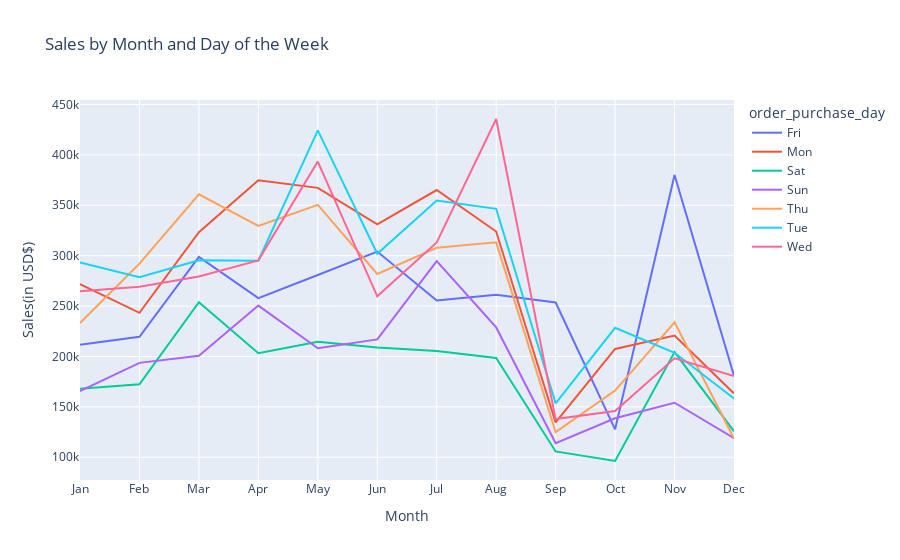

The code cell stored with this chart in its notebook:
### Code cell
import plotly.express as px

df = sales_per_purchase_month
fig = px.line(df, x="order_purchase_mon", y="payment_value", color='order_purchase_day', title='Sales Each Month & Each DayofWeek')

fig.update_layout(
    title="Sales by Month and Day of the Week",
    xaxis_title="Month",
    yaxis_title="Sales(in USD$)",
)
fig.show()

### Figure 1 — Plotly figure (JSON) as saved in the notebook; plotly's stock layout.template omitted (floating-point values rounded to 4 significant figures)
{"data": [{"hovertemplate": "order_purchase_day=Fri<br>order_purchase_mon=%{x}<br>payment_value=%{y}<extra></extra>", "legendgroup": "Fri", "line": {"color": "#636efa", "dash": "solid"}, "mode": "lines", "name": "Fri", "orientation": "v", "showlegend": true, "type": "scatter", "x": ["Jan", "Feb", "Mar", "Apr", "May", "Jun", "Jul", "Aug", "Sep", "Oct", "Nov", "Dec"], "xaxis": "x", "y": [211600.0, 219500.0, 298800.0, 257900.0, 280800.0, 304100.0, 255600.0, 261200.0, 253500.0, 127700.0, 380100.0, 181000.0], "yaxis": "y"}, {"hovertemplate": "order_purchase_day=Mon<br>order_purchase_mon=%{x}<br>payment_value=%{y}<extra></extra>", "legendgroup": "Mon", "line": {"color": "#EF553B", "dash": "solid"}, "mode": "lines", "name": "Mon", "orientation": "v", "showlegend": true, "type": "scatter", "x": ["Jan", "Feb", "Mar", "Apr", "May", "Jun", "Jul", "Aug", "Sep", "Oct", "Nov", "Dec"], "xaxis": "x", "y": [271700.0, 243300.0, 323200.0, 374900.0, 367300.0, 331100.0, 365100.0, 324000.0, 134500.0, 207400.0, 220800.0, 163300.0], "yaxis": "y"}, {"hovertemplate": "order_purchase_day=Sat<br>order_purchase_mon=%{x}<br>payment_value=%{y}<extra></extra>", "legendgroup": "Sat", "line": {"color": "#00cc96", "dash": "solid"}, "mode": "lines", "name": "Sat", "orientation": "v", "showlegend": true, "type": "scatter", "x": ["Jan", "Feb", "Mar", "Apr", "May", "Jun", "Jul", "Aug", "Sep", "Oct", "Nov", "Dec"], "xaxis": "x", "y": [167900.0, 172400.0, 253900.0, 203200.0, 214600.0, 208800.0, 205400.0, 198600.0, 105800.0, 96270.0, 204300.0, 125700.0], "yaxis": "y"}, {"hovertemplate": "order_purchase_day=Sun<br>order_purchase_mon=%{x}<br>payment_value=%{y}<extra></extra>", "legendgroup": "Sun", "line": {"color": "#ab63fa", "dash": "solid"}, "mode": "lines", "name": "Sun", "orientation": "v", "showlegend": true, "type": "scatter", "x": ["Jan", "Feb", "Mar", "Apr", "May", "Jun", "Jul", "Aug", "Sep", "Oct", "Nov", "Dec"], "xaxis": "x", "y": [165600.0, 193600.0, 200600.0, 250400.0, 208100.0, 216900.0, 294700.0, 228800.0, 113900.0, 138700.0, 154100.0, 118900.0], "yaxis": "y"}, {"hovertemplate": "order_purchase_day=Thu<br>order_purchase_mon=%{x}<br>payment_value=%{y}<extra></extra>", "legendgroup": "Thu", "line": {"color": "#FFA15A", "dash": "solid"}, "mode": "lines", "name": "Thu", "orientation": "v", "showlegend": true, "type": "scatter", "x": ["Jan", "Feb", "Mar", "Apr", "May", "Jun", "Jul", "Aug", "Sep", "Oct", "Nov", "Dec"], "xaxis": "x", "y": [233300.0, 292100.0, 360900.0, 329600.0, 350400.0, 281900.0, 307900.0, 313200.0, 124900.0, 166200.0, 233900.0, 118600.0], "yaxis": "y"}, {"hovertemplate": "order_purchase_day=Tue<br>order_purchase_mon=%{x}<br>payment_value=%{y}<extra></extra>", "legendgroup": "Tue", "line": {"color": "#19d3f3", "dash": "solid"}, "mode": "lines", "name": "Tue", "orientation": "v", "showlegend": true, "type": "scatter", "x": ["Jan", "Feb", "Mar", "Apr", "May", "Jun", "Jul", "Aug", "Sep", "Oct", "Nov", "Dec"], "xaxis": "x", "y": [293300.0, 278600.0, 295500.0, 295000.0, 424200.0, 301900.0, 354700.0, 346500.0, 153500.0, 228400.0, 203600.0, 158300.0], "yaxis": "y"}, {"hovertemplate": "order_purchase_day=Wed<br>order_purchase_mon=%{x}<br>payment_value=%{y}<extra></extra>", "legendgroup": "Wed", "line": {"color": "#FF6692", "dash": "solid"}, "mode": "lines", "name": "Wed", "orientation": "v", "showlegend": true, "type": "scatter", "x": ["Jan", "Feb", "Mar", "Apr", "May", "Jun", "Jul", "Aug", "Sep", "Oct", "Nov", "Dec"], "xaxis": "x", "y": [264800.0, 269100.0, 279300.0, 295300.0, 393300.0, 259600.0, 313100.0, 435600.0, 137900.0, 145800.0, 198200.0, 180600.0], "yaxis": "y"}], "layout": {"legend": {"title": {"text": "order_purchase_day"}, "tracegroupgap": 0}, "title": {"text": "Sales by Month and Day of the Week"}, "xaxis": {"anchor": "y", "domain": [0, 1], "title": {"text": "Month"}}, "yaxis": {"anchor": "x", "domain": [0, 1], "title": {"text": "Sales(in USD$)"}}}}
